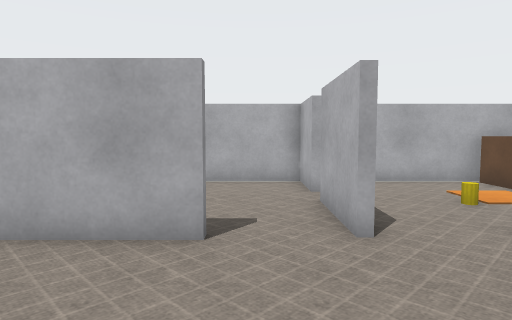
[1] (above)

16 first-person views from a walk through a world built for the Webots simulator. The camera is 0.69 m above the floor, tilts 4° down and sees 75° across. The floor is counted in squares, 0.5 m on a side. Each view is taken from the middle of a square. On the plan, view 1 faces up. The plan holds only what a view shows up to about 15 squares ahead; the rest is blank. Robots are left out. Webots' stock objects and surfaces are drawn as simple stand-ins.

[2]
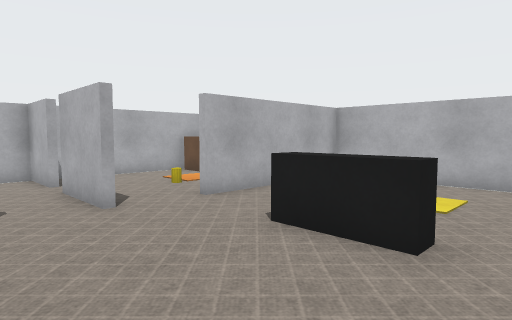

[3]
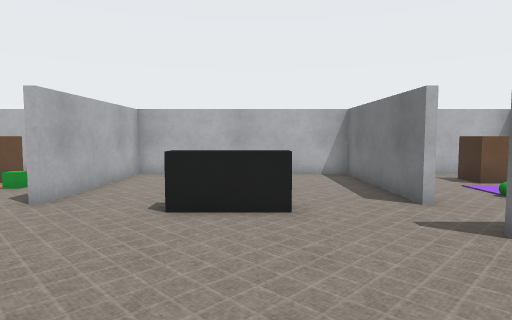

[4]
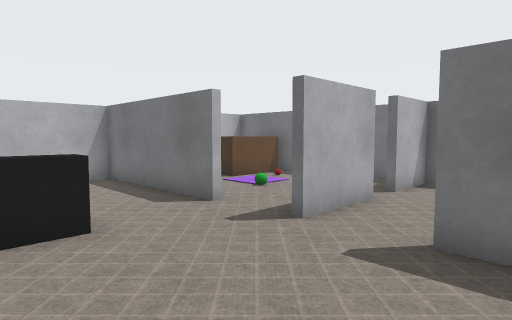

[5]
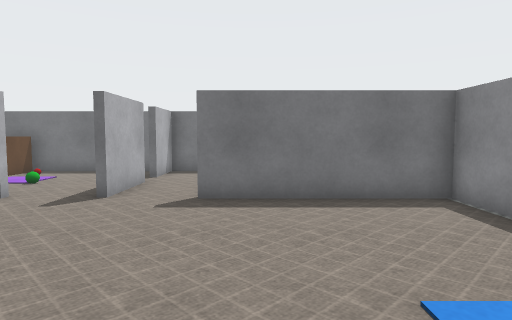

[6]
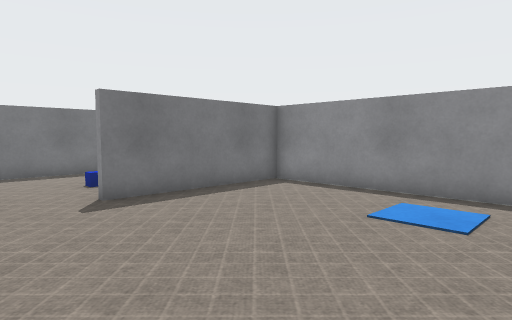

[7]
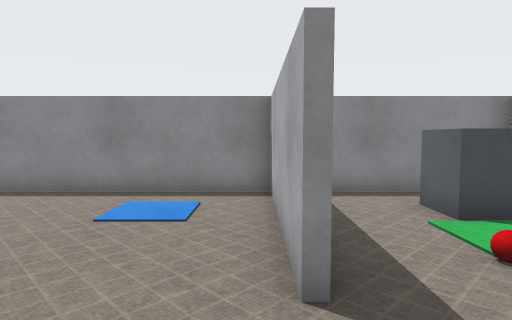

[8]
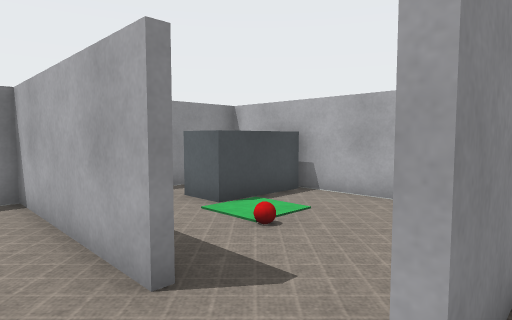

[9]
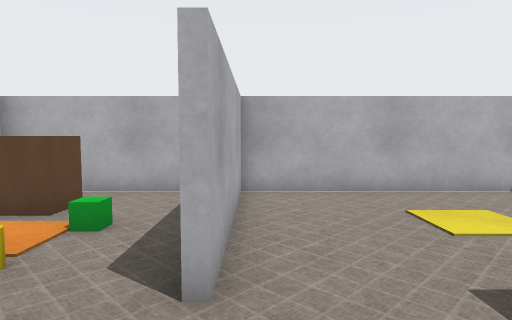

[10]
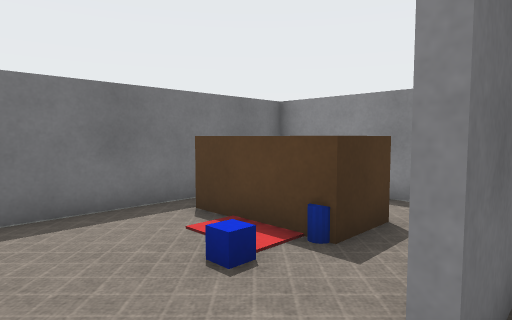

[11]
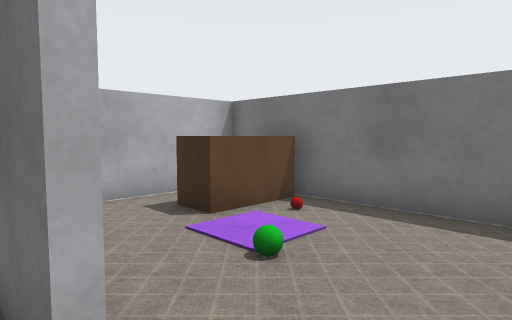

[12]
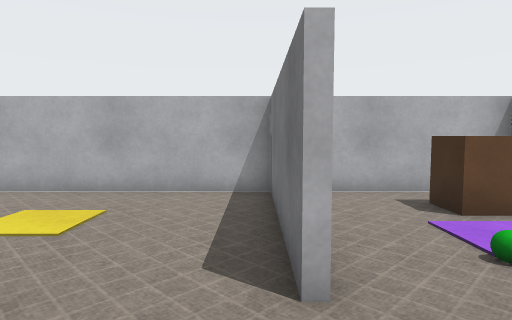

[13]
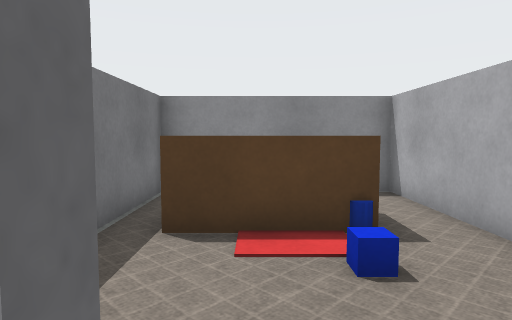

[14]
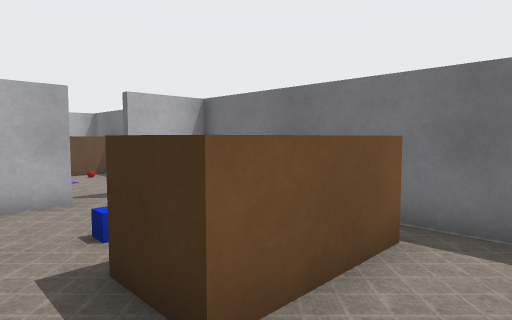

[15]
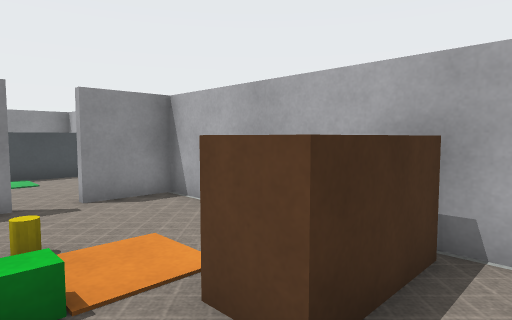

[16]
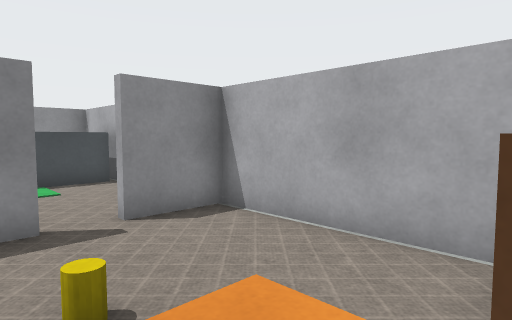

### Floor plan
Ten units are one square. View 1 is at (0, 0); x grows to the right and y downward. Boxes are objects, and circles mark ways between rooms. Rooms are numbered by the first view taken in them; rooms with no view inside come last. Other rooms are left out.
<svg viewBox="-70 -110 169 210">
<path fill="none" stroke="#000" d="M36 34 94 34 94 -44 36 -44M-22 36 -65 36M14 61 14 35M14 -44 14 -71M-6 -44 -64 -44 -64 94 14 94 14 72M-65 34 -6 34M16 -71 16 -45M22 94 65 94M14 -82 14 -104 -35 -104M84 94 94 94 94 49M-54 -104 -64 -104 -64 -59M94 -59 94 -104 16 -104 16 -82"/>
<rect x="-55" y="-105" width="20" height="30" fill="#bbb"><title>bench</title></rect>
<rect x="-45" y="45" width="20" height="40" fill="#bbb"><title>brown box</title></rect>
<rect x="-35" y="45" width="10" height="20" fill="#bbb"><title>blue cylinder</title></rect>
<rect x="-25" y="-75" width="10" height="10" fill="#bbb"><title>red ball</title></rect>
<rect x="-15" y="55" width="10" height="10" fill="#bbb"><title>blue box</title></rect>
<rect x="25" y="-15" width="10" height="20" fill="#bbb"><title>black box</title></rect>
<rect x="45" y="55" width="10" height="10" fill="#bbb"><title>green ball</title></rect>
<rect x="55" y="75" width="10" height="10" fill="#bbb"><title>other object</title></rect>
<rect x="65" y="65" width="20" height="30" fill="#bbb"><title>brown box</title></rect>
<rect x="35" y="-75" width="10" height="10" fill="#bbb"><title>yellow cylinder</title></rect>
<rect x="55" y="-75" width="10" height="10" fill="#bbb"><title>green box</title></rect>
<rect x="65" y="-105" width="20" height="30" fill="#bbb"><title>brown box</title></rect>
<circle cx="30" cy="-70" r="3" fill="#2a7"/>
<text x="10" y="10">1</text>
<text x="60" y="-80">2</text>
</svg>
Room 1 opens to room 2.

Where each view was taken, in squares from view 1:
view 1: 0 up, 0 right, facing up
view 2: 2 down, 1 left, facing up-right
view 3: 0 up, 3 left, facing right
view 4: 1 up, 2 left, facing down-right
view 5: 4 up, 2 left, facing down
view 6: 4 up, 2 right, facing down-left
view 7: 4 up, 2 right, facing left
view 8: 3 up, 2 right, facing up-left
view 9: 4 up, 1 right, facing right
view 10: 3 down, 1 right, facing down-left
view 11: 3 down, 2 right, facing down-right
view 12: 3 down, 1 right, facing right
view 13: 7 down, 2 right, facing left
view 14: 4 down, 6 left, facing down-right
view 15: 6 up, 9 right, facing up-left
view 16: 6 up, 7 right, facing up-left
